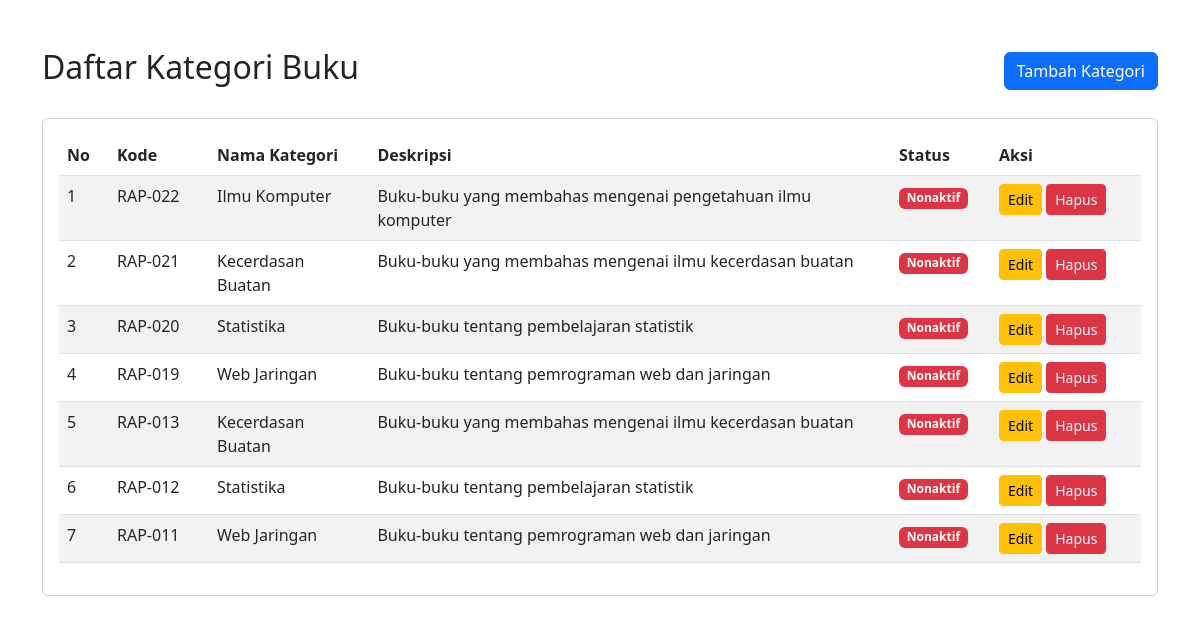
The page / on the database its author committed.
### tables this page shows
CREATE TABLE `kategori` (
  `id_kategori` int(11) NOT NULL,
  `kode_kategori` varchar(10) NOT NULL,
  `nama_kategori` varchar(50) NOT NULL,
  `deskripsi` text DEFAULT NULL,
  `status` enum('Aktif','Nonaktif') DEFAULT 'Aktif',
  `created_at` timestamp NOT NULL DEFAULT current_timestamp()
);

### index.php (the view, shortened to what this page needs)
<!DOCTYPE html>
<html lang="id">
<head>
    <link href="https://cdn.jsdelivr.net/npm/bootstrap@5.3.0/dist/css/bootstrap.min.css" rel="stylesheet">
</head>
<body>
    <?php
    require_once 'config/database.php';
    $query = "SELECT * FROM kategori ORDER BY id_kategori DESC";
    $stmt = $conn->prepare($query);
    $stmt->execute();
    $result = $stmt->get_result();
    ?>
    <div class="container mt-5">
        <div class="d-flex justify-content-between align-items-center mb-4">
            <h2>Daftar Kategori Buku</h2>
            <a href="create.php" class="btn btn-primary">Tambah Kategori</a>
        </div>
        <div class="card">
            <div class="card-body">
                <table class="table table-striped">
                    <thead>
                        <tr>
                            <th width="50">No</th>
                            <th width="100">Kode</th>
                            <th>Nama Kategori</th>
                            <th>Deskripsi</th>
                            <th width="100">Status</th>
                            <th width="150">Aksi</th>
                        </tr>
                    </thead>
                    <tbody>
                        <?php
                        if ($result->num_rows > 0) {
                            $no = 1;
                            while ($row = $result->fetch_assoc()) {
                                if ($row['status'] == 'aktif') {
                                    $statusBadge = '<span class="badge bg-success">Aktif</span>';
                                } else {
                                    $statusBadge = '<span class="badge bg-danger">Nonaktif</span>';
                                }
                                echo "<tr>
                                    <td>{$no}</td>
                                    <td>{$row['kode_kategori']}</td>
                                    <td>{$row['nama_kategori']}</td>
                                    <td>{$row['deskripsi']}</td>
                                    <td>{$statusBadge}</td>
                                    <td>
                                        <a href='edit.php?id={$row['id_kategori']}' class='btn btn-warning btn-sm'>Edit</a>
                                        <button onclick='confirmDelete({$row['id_kategori']})' class='btn btn-danger btn-sm'>Hapus</button>
                                    </td>
                                </tr>";
                                $no++;
                            }
                        } else {
                            echo "<tr><td colspan='6' class='text-center'>Tidak ada data</td></tr>";
                        }
                        ?>
                    </tbody>
                </table>
            </div>
        </div>
    </div>
</body>
</html>

### rows shown on the page
kategori: kode_kategori "RAP-022", nama_kategori "Ilmu Komputer", deskripsi "Buku-buku yang membahas mengenai pengetahuan ilmu komputer", status "Nonaktif"
kategori: kode_kategori "RAP-021", nama_kategori "Kecerdasan Buatan", deskripsi "Buku-buku yang membahas mengenai ilmu kecerdasan buatan", status "Nonaktif"
kategori: kode_kategori "RAP-020", nama_kategori "Statistika", deskripsi "Buku-buku tentang pembelajaran statistik", status "Nonaktif"
kategori: kode_kategori "RAP-019", nama_kategori "Web Jaringan", deskripsi "Buku-buku tentang pemrograman web dan jaringan", status "Nonaktif"
kategori: kode_kategori "RAP-013", nama_kategori "Kecerdasan Buatan", deskripsi "Buku-buku yang membahas mengenai ilmu kecerdasan buatan", status "Nonaktif"
kategori: kode_kategori "RAP-012", nama_kategori "Statistika", deskripsi "Buku-buku tentang pembelajaran statistik", status "Nonaktif"
kategori: kode_kategori "RAP-011", nama_kategori "Web Jaringan", deskripsi "Buku-buku tentang pemrograman web dan jaringan", status "Nonaktif"
